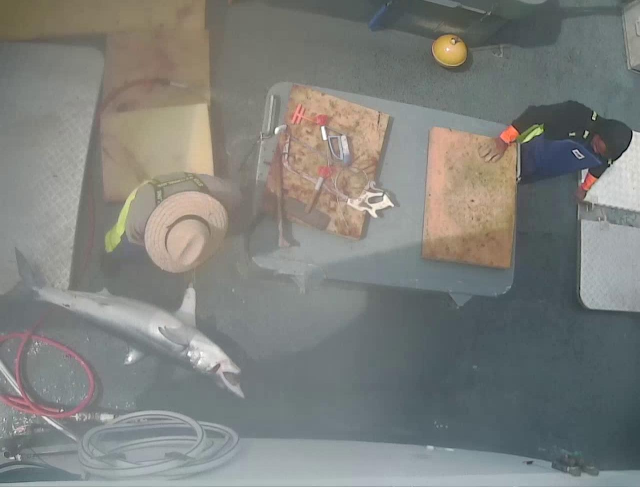
#> input picture img_00365.jpg, 1280 x 974 px (shown at 1/2 size)
$ python edgedetection.py   (Python 2 division)   (older library calls are emulated)
#> lines starting #> are read from the running program, lines starting #| are printed output that depends on the picture
import cv2
import matplotlib.pyplot as plt
import numpy as np

img = cv2.imread('img_00365.jpg',1)
#> img is the input picture: shape (974, 1280, 3); mean B, G, R 124.2, 128, 126.3
# img = cv2.imread('cropped_0_img_00072.jpg',0)

print img.shape
#| (974, 1280, 3)
img=img[500:, :600  ]
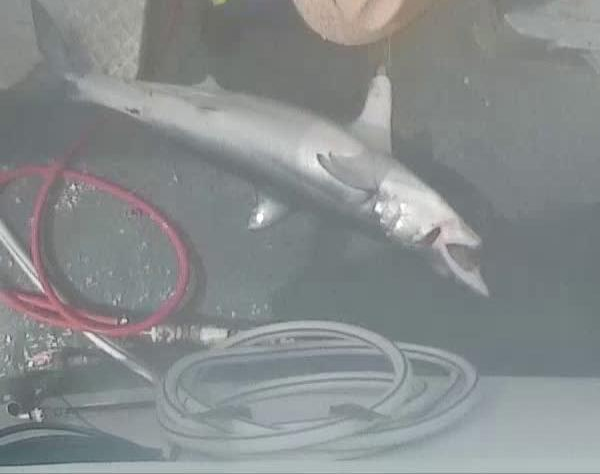
#> img: shape (474, 600, 3); mean B, G, R 141, 140.4, 136

kernel = np.ones((3,3),np.float32)/9
img = cv2.filter2D(img,-1,kernel)

edges = cv2.Canny(img,5,25)
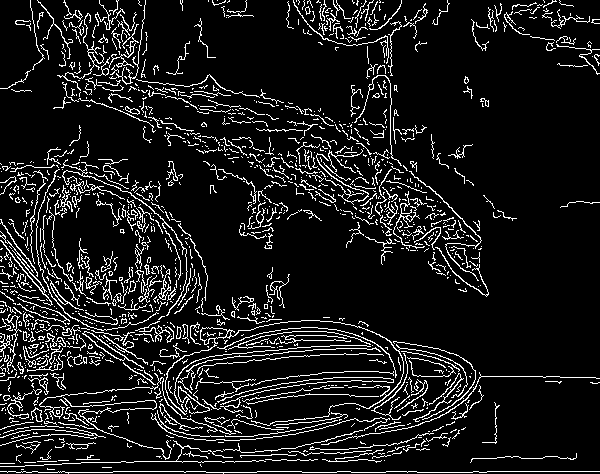
#> edges: shape (474, 600); 10.4% white in thin lines or dots
plt.figure()
plt.subplot(121),plt.imshow(img,cmap = 'gray')
plt.title('Original Image'), plt.xticks([]), plt.yticks([])
plt.subplot(122),plt.imshow(edges,cmap = 'gray')
plt.title('Edge Image'), plt.xticks([]), plt.yticks([])
plt.show()
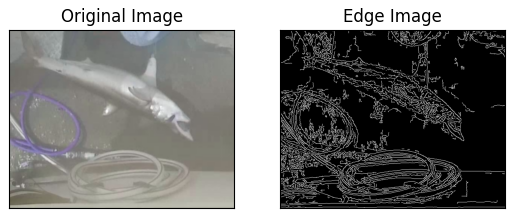
#> figure drawn by matplotlib, 2 panels; B, G, R data is drawn as R, G, B


# [22 lines of commented-out code are left out]
